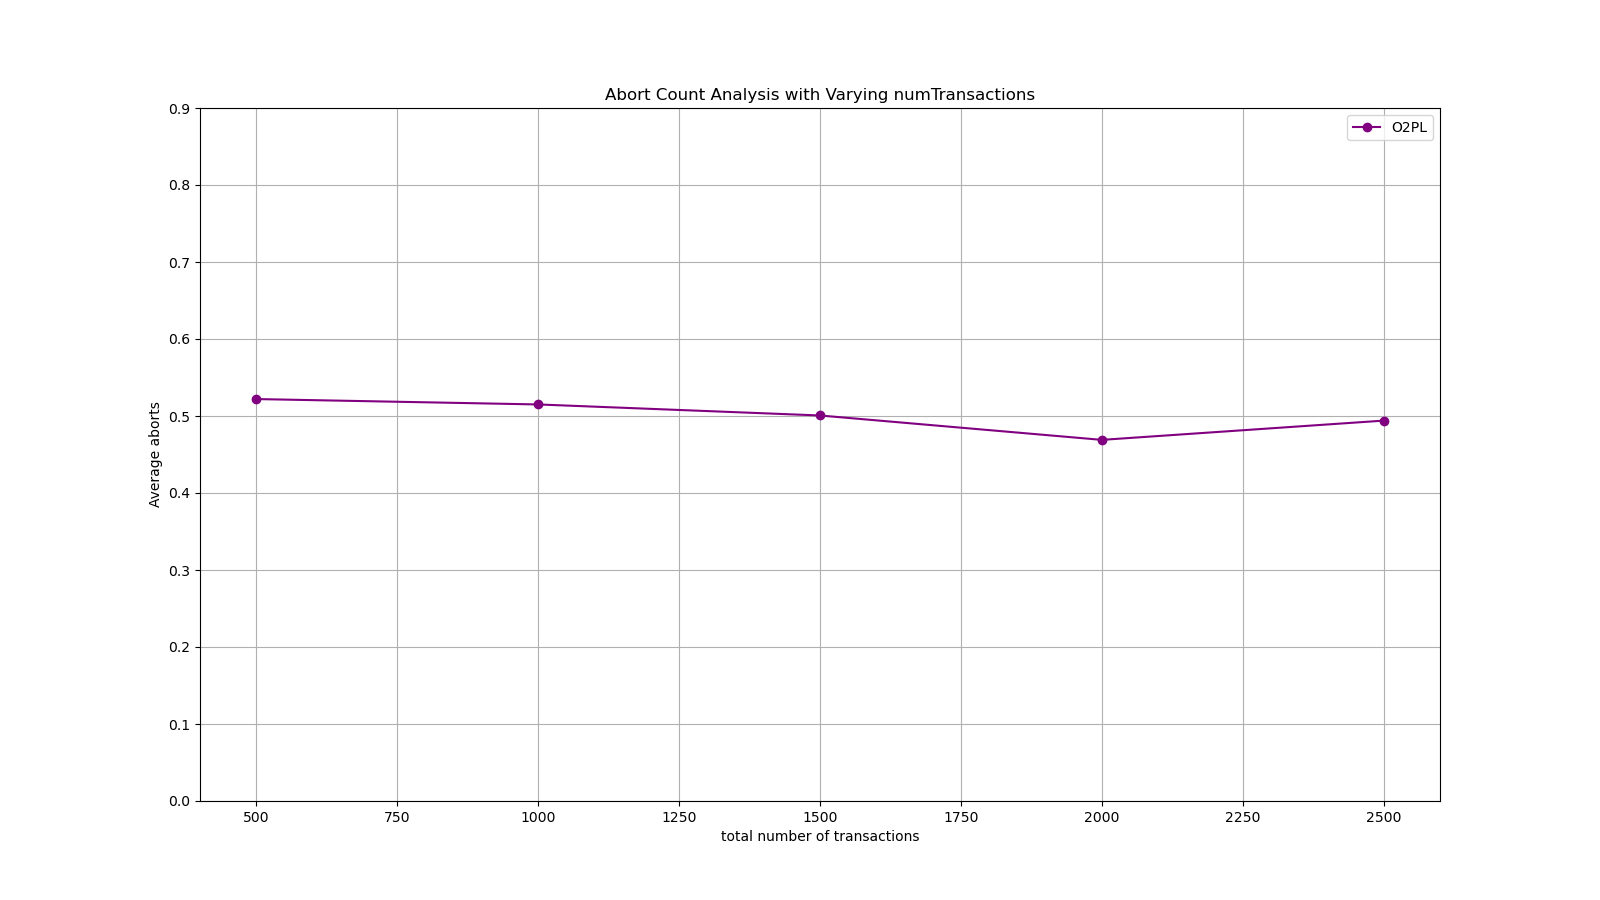

The Python source for this figure:
import matplotlib.pyplot as plt
import os
import numpy as np

# Data
numTransactions = [500, 1000, 1500, 2000, 2500]
O2PL = [0.522, 0.515, 0.500667, 0.469, 0.494]

# make a big plot
plt.figure(figsize=(16, 9))

# plot data
plt.plot(numTransactions, O2PL, label='O2PL', marker='o', color='purple')

plt.yticks(np.arange(0, 1, 0.1)) 

# show grid lines
plt.grid(True)

plt.xlabel('total number of transactions')
plt.ylabel('Average aborts')
plt.title('Abort Count Analysis with Varying numTransactions')
plt.legend()
script_name = os.path.splitext(os.path.basename(__file__))[0]
plt.savefig(f"{script_name}.png")
plt.show()
